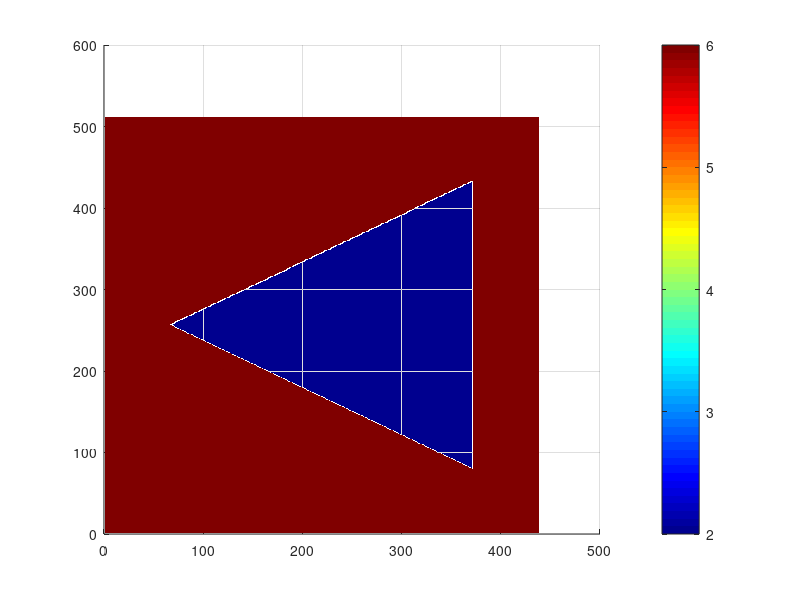

MATLAB code for this plot:
%*************************************************
% Simulation Parameters
%*************************************************
close all;
clc;
clear all;

%******************
% Source Parameters
%******************
lam0 = 2 * 10^-3;   %Free Space Wavelength
ginc = [0;0;1];     %Incident wave vector
EP = [0;1;0];       %Source Polarization

%***********************
% Trans / Ref Parameters
%***********************
urR = 1.0;  %Permeability of Reflection Region
erR = 2.0;  %Permittivity of Reflection Region
urT = 1.0;  %Permeability of Transmission Region
erT = 9.0;  %Permittivity of Transmission Region

%******************
% Device Parameters
%******************
urd = 1.0;  %Permeability of device
erd = 6.0;  %Permittivity of device

%*****************
% Layer Parameters
%*****************
Lx = 17.5 * 10^(-3);  %period in x-direction
Ly = 15 * 10^(-3);    %period in y-direction
d1 = 5 * 10^(-3);     %thickness of layer 1
d2 = 3 * 10^(-3);     %thickness of layer 2
w = 0.8 * Ly;

%****************
% RCWA Parameters
%****************
Nx = 512;                 %x points in real-space grid
Ny = round(Nx * Ly / Lx); %y points in real-space grid
PQ = 1 * [1, 1];          %number of spatial harmonics for x, y

%***********************************************************************
% Build Device on grid
%***********************************************************************
dx = Lx / Nx;       %grid resolution in x
dy = Ly / Ny;       %grid resolution in y
xa = [0:Nx-1] * dx; %x axis array
xa = xa - mean(xa); %center x array at 0
ya = [0:Ny-1] * dy; %y axis array
ya = ya - mean(ya); %center y array at 0

%Initialize Layers to device
UR = urd * ones(Nx,Ny,2);
ER = erd * ones(Nx,Ny,2);
L = [d1, d2];

%Build Triangle (Layer 1)
h = 0.5 * sqrt(3) * w;
ny = round(h/dy);
ny1 = round((Ny-ny)/2);
ny2 = ny1+ny - 1;

for ny = ny1:ny2
  f = (ny - ny1) / (ny2 - ny1);
  nx = round(f*w/Lx * Nx);
  nx1 = 1 + floor((Nx - nx)/2);
  nx2 = nx1 + nx;
  ER(nx1:nx2,ny,1) = erR;
end

h = surf(ER(:,:,1),'EdgeColor','None','facecolor','interp');
colormap(jet);
colorbar;
view(2)




































